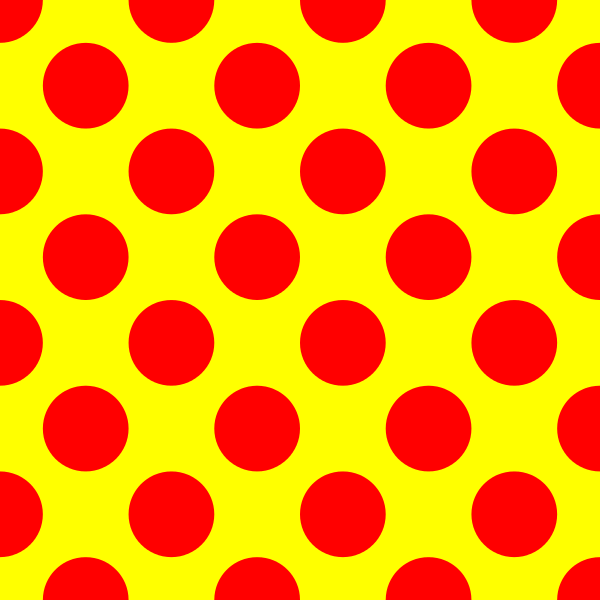
//> input picture project/dots_4.png, 600 x 600 px, given in place of image_1.png, which was not available
$ ./k_means_seg_serial 3   (built with g++ and OpenCV 4)
//> lines starting //> are read from the running program, lines starting //| are printed output that depends on the picture; pictures that were not available may be replaced by others from this repository, and a replacement may not be noted
#include <opencv2/imgproc/imgproc.hpp>
#include <opencv2/highgui/highgui.hpp>
#include <opencv2/ml/ml.hpp>
#include <opencv2/opencv.hpp>
#include <iostream>
#include <cstdlib>

int main(int argc, char *argv[])
{
  /// Get K
  int k = atoi(argv[1]);

  /// Read Image
  cv::Mat image = cv::imread("image_1.png", 0);
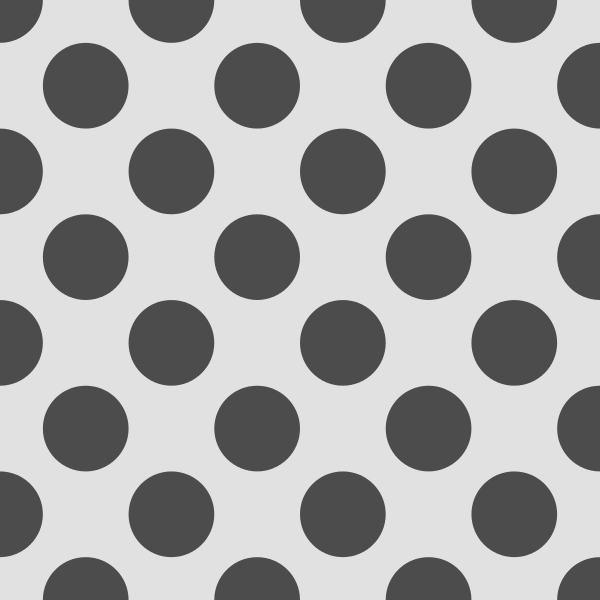
//> image: 600 rows x 600 cols, CV_8UC1; min 76, max 225, mean 166.6

  /// Reshape Image
  int number_of_pixels = image.rows * image.cols;
//> number_of_pixels = 360000
  cv::Mat pixel_values(number_of_pixels, 1, CV_8U);
  image.reshape(1, number_of_pixels).copyTo(pixel_values.col(0));
  pixel_values.convertTo(pixel_values, CV_32F);

  /// Do k-means
  cv::Mat bestLabels;
  cv::kmeans(pixel_values, k, bestLabels, cv::TermCriteria(), 10,
   cv::KMEANS_RANDOM_CENTERS);

  cv::Mat blobbed_image;
  bestLabels.copyTo(blobbed_image);
  // std::cout << bestLabels << "\n";

  /// bestLabels, contains the number of the cluster to which each pixel belongs
  cv::Mat segmented_image;
  cv::convertScaleAbs(bestLabels, segmented_image, int(255 / k));

  segmented_image = segmented_image.reshape(0, image.rows);
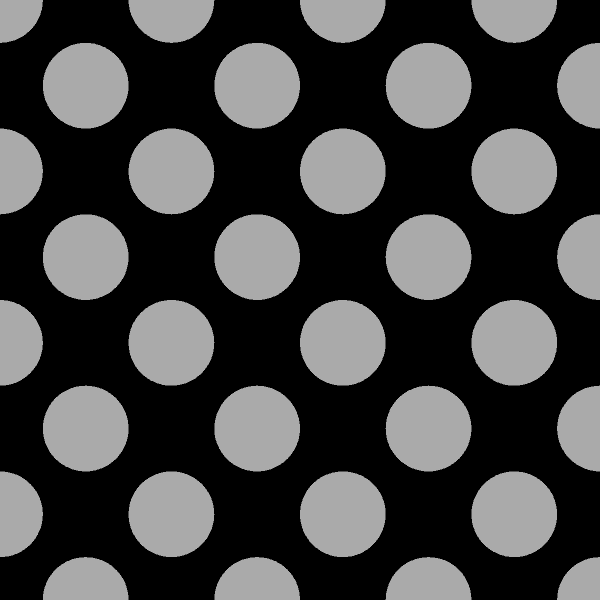
//> segmented_image: 600 rows x 600 cols, CV_8UC1; min 0, max 170, mean 66.7
  blobbed_image = blobbed_image.reshape(0, image.rows);
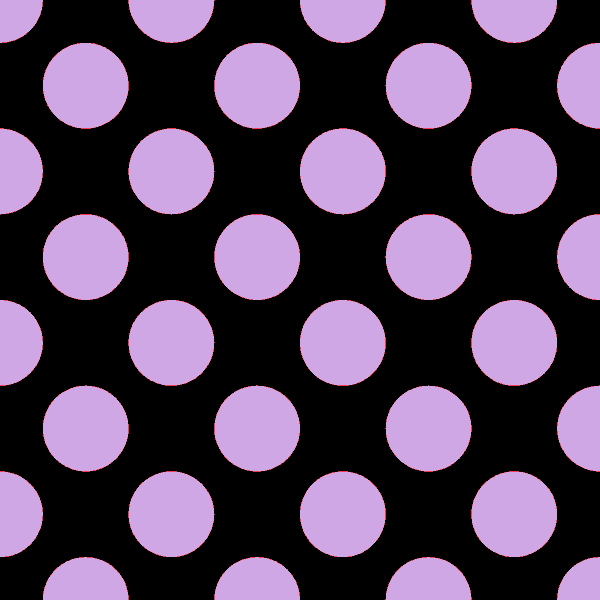
//> blobbed_image: 600 rows x 600 cols, CV_32SC1; 3 distinct labels, from 0 to 2; one colour per label, 0 black
  /// Do connected components
  int label_count = k;
  for (int i = 0; i < blobbed_image.rows; i++)
  {
    for (int j = 0; j < blobbed_image.cols; j++)
    {
      if ((int)blobbed_image.at<int>(i, j) == 1)
      {
        cv::floodFill(blobbed_image, cv::Point(j, i), cv::Scalar(label_count));
        label_count++;
      }
    }
  }
//> this loop made 600 passes
//> label_count on passes 1 to 3: 7, 7, 8
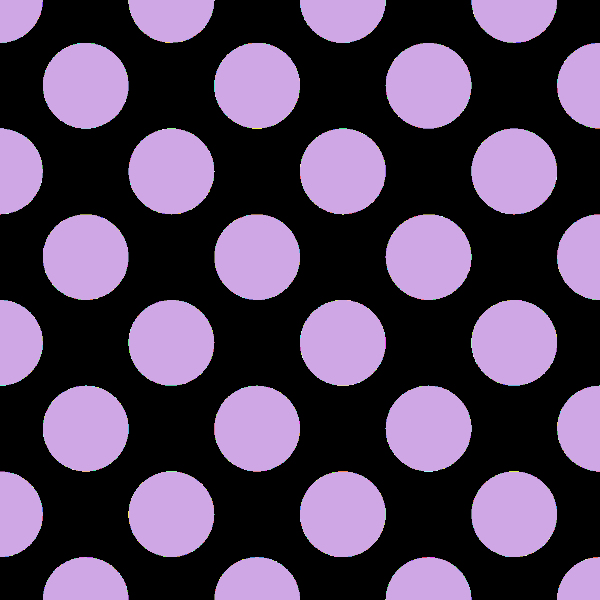
//> blobbed_image: 600 rows x 600 cols, CV_32SC1; 2036 distinct labels, from 0 to 2036; one colour per label, 0 black
//> after the loop, label_count = 2037
  cv::Mat blob;
  cv::normalize(blobbed_image, blob, 0, 255, cv::NORM_MINMAX);
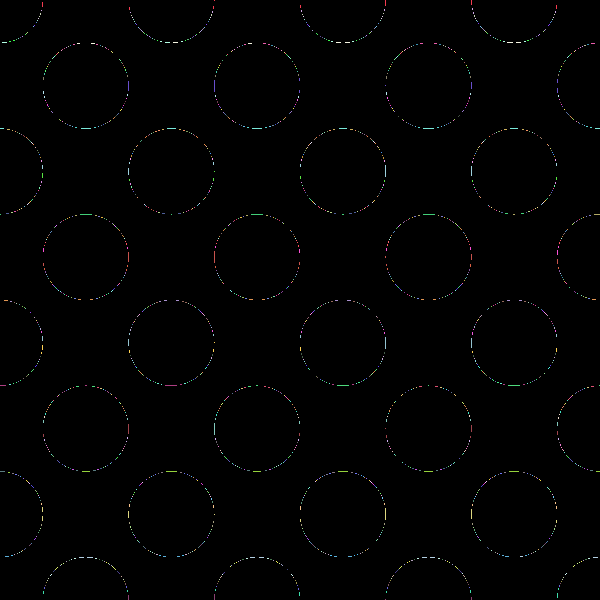
//> blob: 600 rows x 600 cols, CV_32SC1; 256 distinct labels, from 0 to 255; one colour per label, 0 black
  blob.convertTo(blob, CV_8U);
//> blob: 600 rows x 600 cols, CV_8UC1
  cv::namedWindow("Original", 1);
  cv::imshow("Original", image);

  cv::namedWindow("Segmented", 1);
  cv::imshow("Segmented", segmented_image);

  cv::namedWindow("Blobbed", 1);
  cv::imshow("Blobbed", blob);

  cv::waitKey(0);

  return 1;
}
